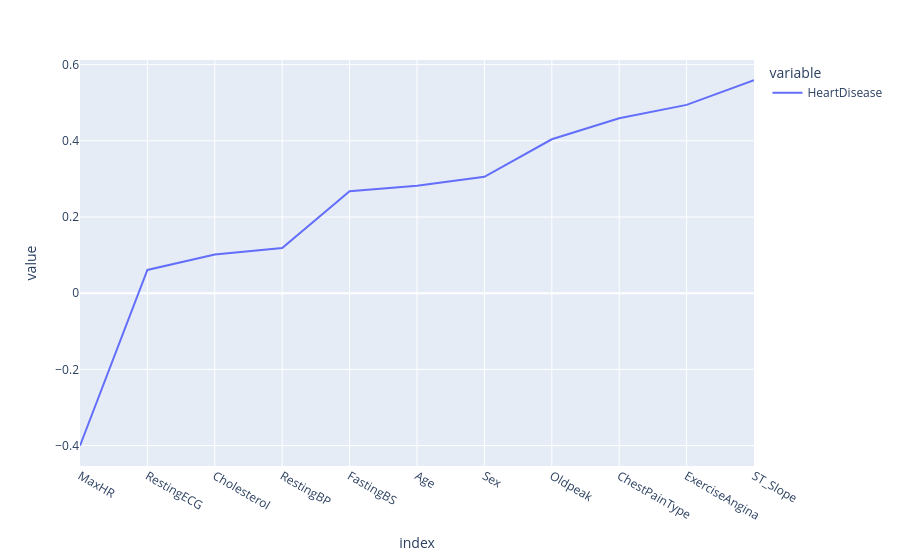

Notebook source saved alongside this figure:
### Code cell
import plotly.express as px
px.line(df.corr()['HeartDisease'][:-1].sort_values())

### Figure 1 — Plotly figure (JSON) as saved in the notebook; plotly's stock layout.template omitted (floating-point values rounded to 4 significant figures)
{"data": [{"hovertemplate": "variable=HeartDisease<br>index=%{x}<br>value=%{y}<extra></extra>", "legendgroup": "HeartDisease", "line": {"color": "#636efa", "dash": "solid"}, "marker": {"symbol": "circle"}, "mode": "lines", "name": "HeartDisease", "orientation": "v", "showlegend": true, "type": "scatter", "x": ["MaxHR", "RestingECG", "Cholesterol", "RestingBP", "FastingBS", "Age", "Sex", "Oldpeak", "ChestPainType", "ExerciseAngina", "ST_Slope"], "xaxis": "x", "y": [-0.4004, 0.06101, 0.1013, 0.1183, 0.2673, 0.282, 0.3054, 0.404, 0.459, 0.4943, 0.5588], "yaxis": "y"}], "layout": {"legend": {"title": {"text": "variable"}, "tracegroupgap": 0}, "margin": {"t": 60}, "xaxis": {"anchor": "y", "domain": [0, 1], "title": {"text": "index"}}, "yaxis": {"anchor": "x", "domain": [0, 1], "title": {"text": "value"}}}}
